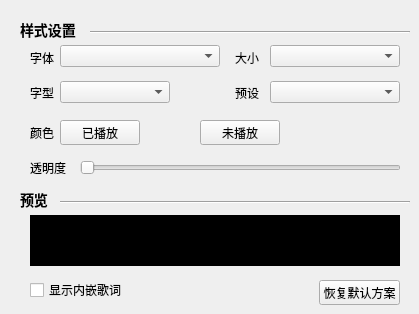
   <widget class="QWidget" name="four">
    <widget class="Line" name="line_T1">
     <property name="geometry">
      <rect>
       <x>90</x>
       <y>30</y>
       <width>320</width>
       <height>5</height>
      </rect>
     </property>
     <property name="orientation">
      <enum>Qt::Horizontal</enum>
     </property>
    </widget>
    <widget class="QLabel" name="baseSetSongWordWidget">
     <property name="geometry">
      <rect>
       <x>20</x>
       <y>20</y>
       <width>60</width>
       <height>20</height>
      </rect>
     </property>
     <property name="styleSheet">
      <string notr="true">background-color:transparent;
font-size:14px;
font-weight:bold;</string>
     </property>
     <property name="text">
      <string>样式设置</string>
     </property>
    </widget>
    <widget class="QLabel" name="setColorSongWordWidget">
     <property name="geometry">
      <rect>
       <x>20</x>
       <y>190</y>
       <width>41</width>
       <height>20</height>
      </rect>
     </property>
     <property name="styleSheet">
      <string notr="true">background-color:transparent;
font-size:14px;
font-weight:bold;</string>
     </property>
     <property name="text">
      <string>预览</string>
     </property>
    </widget>
    <widget class="Line" name="line_T2">
     <property name="geometry">
      <rect>
       <x>60</x>
       <y>200</y>
       <width>350</width>
       <height>5</height>
      </rect>
     </property>
     <property name="orientation">
      <enum>Qt::Horizontal</enum>
     </property>
    </widget>
    <widget class="MusicPreviewLabel" name="showLabel">
     <property name="geometry">
      <rect>
       <x>30</x>
       <y>215</y>
       <width>370</width>
       <height>51</height>
      </rect>
     </property>
     <property name="styleSheet">
      <string notr="true">background:black
</string>
     </property>
     <property name="text">
      <string/>
     </property>
    </widget>
    <widget class="QComboBox" name="fontComboBox">
     <property name="geometry">
      <rect>
       <x>60</x>
       <y>45</y>
       <width>160</width>
       <height>22</height>
      </rect>
     </property>
    </widget>
    <widget class="QLabel" name="fontLabel">
     <property name="geometry">
      <rect>
       <x>30</x>
       <y>50</y>
       <width>31</width>
       <height>16</height>
      </rect>
     </property>
     <property name="text">
      <string>字体</string>
     </property>
    </widget>
    <widget class="QLabel" name="fontSizeLabel">
     <property name="geometry">
      <rect>
       <x>235</x>
       <y>50</y>
       <width>31</width>
       <height>16</height>
      </rect>
     </property>
     <property name="text">
      <string>大小</string>
     </property>
    </widget>
    <widget class="QComboBox" name="fontSizeComboBox">
     <property name="geometry">
      <rect>
       <x>270</x>
       <y>45</y>
       <width>130</width>
       <height>22</height>
      </rect>
     </property>
    </widget>
    <widget class="QLabel" name="fontTypeLabel">
     <property name="geometry">
      <rect>
       <x>30</x>
       <y>85</y>
       <width>31</width>
       <height>16</height>
      </rect>
     </property>
     <property name="text">
      <string>字型</string>
     </property>
    </widget>
    <widget class="QComboBox" name="fontTypeComboBox">
     <property name="geometry">
      <rect>
       <x>60</x>
       <y>81</y>
       <width>110</width>
       <height>22</height>
      </rect>
     </property>
    </widget>
    <widget class="QLabel" name="fontColorLabel">
     <property name="geometry">
      <rect>
       <x>30</x>
       <y>125</y>
       <width>31</width>
       <height>16</height>
      </rect>
     </property>
     <property name="text">
      <string>颜色</string>
     </property>
    </widget>
    <widget class="QPushButton" name="noPlayedPushButton">
     <property name="geometry">
      <rect>
       <x>200</x>
       <y>120</y>
       <width>80</width>
       <height>25</height>
      </rect>
     </property>
     <property name="text">
      <string>未播放</string>
     </property>
    </widget>
    <widget class="QPushButton" name="playedPushButton">
     <property name="geometry">
      <rect>
       <x>60</x>
       <y>120</y>
       <width>80</width>
       <height>25</height>
      </rect>
     </property>
     <property name="text">
      <string>已播放</string>
     </property>
    </widget>
    <widget class="QLabel" name="fontDefaultColorLabel">
     <property name="geometry">
      <rect>
       <x>235</x>
       <y>85</y>
       <width>31</width>
       <height>16</height>
      </rect>
     </property>
     <property name="text">
      <string>预设</string>
     </property>
    </widget>
    <widget class="QComboBox" name="fontDefaultColorComboBox">
     <property name="geometry">
      <rect>
       <x>270</x>
       <y>81</y>
       <width>130</width>
       <height>22</height>
      </rect>
     </property>
    </widget>
    <widget class="QPushButton" name="resetPushButton">
     <property name="geometry">
      <rect>
       <x>319</x>
       <y>280</y>
       <width>81</width>
       <height>25</height>
      </rect>
     </property>
     <property name="text">
      <string>恢复默认方案</string>
     </property>
    </widget>
    <widget class="QLabel" name="fontTransLabel">
     <property name="geometry">
      <rect>
       <x>30</x>
       <y>160</y>
       <width>41</width>
       <height>16</height>
      </rect>
     </property>
     <property name="text">
      <string>透明度</string>
     </property>
    </widget>
    <widget class="QSlider" name="transparentSlider">
     <property name="geometry">
      <rect>
       <x>80</x>
       <y>158</y>
       <width>321</width>
       <height>20</height>
      </rect>
     </property>
     <property name="orientation">
      <enum>Qt::Horizontal</enum>
     </property>
    </widget>
    <widget class="QCheckBox" name="showInlineCheckBox">
     <property name="geometry">
      <rect>
       <x>30</x>
       <y>280</y>
       <width>100</width>
       <height>20</height>
      </rect>
     </property>
     <property name="text">
      <string>显示内嵌歌词</string>
     </property>
    </widget>
   </widget>
